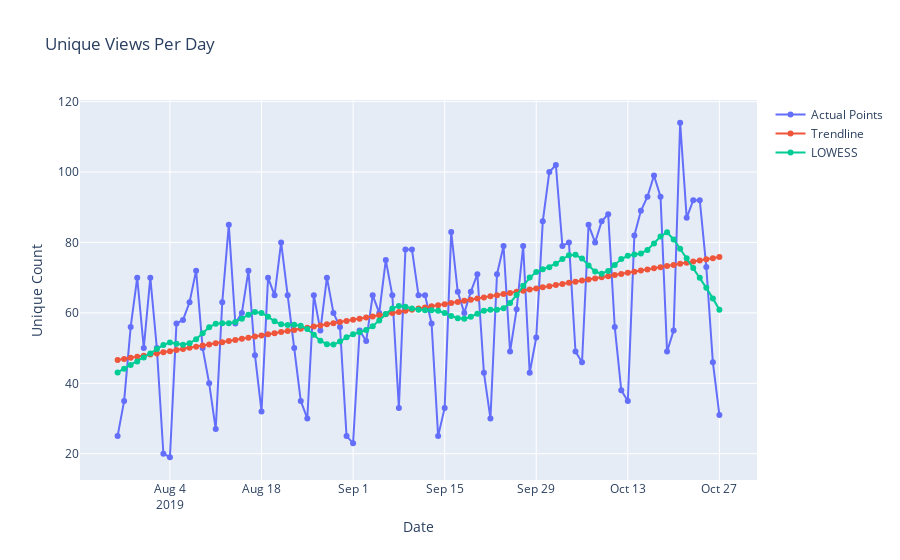

Write notebook code for a chart like this one.
### Code cell
fig = go.Figure()
fig.add_trace(go.Scatter(x=views['yr_mo_day'], y=views['uniques'],
                         mode='lines+markers', name='Actual Points'))
fig.add_trace(go.Scatter(x=views['yr_mo_day'], y=reg_line_pts2(views, 'uniques'), 
                         mode='lines+markers', name='Trendline'))
fig.add_trace(go.Scatter(x=views['yr_mo_day'], y=lowess_line_pts(views, 'uniques'), 
                         mode='lines+markers', name='LOWESS'))
fig.update_layout(title='Unique Views Per Day', xaxis_title='Date', yaxis_title='Unique Count')
fig.show()
